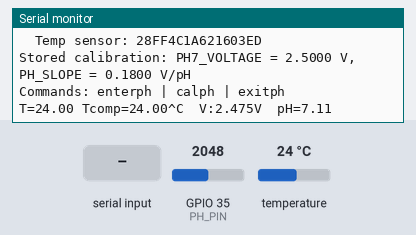
Bench run of a sketch on a simulated ESP32. On the bench: the last lines printed to the serial monitor. The test bench sets the inputs (shaded band); at power-on: temperature 24 °C, GPIO 35 (PH_PIN) = 2048 (analog values on the 0–4095 scale). EEPROM starts erased.

Above: at 1.7 s.
1.8 s: "ENTERPH\n" received over Serial
At 2.5 s:
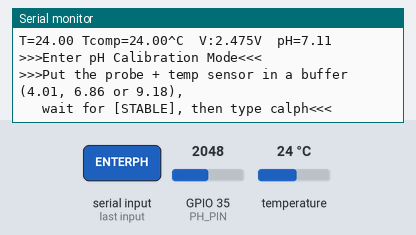
3.3 s: "CALPH\n" received over Serial
At 3.53 s:
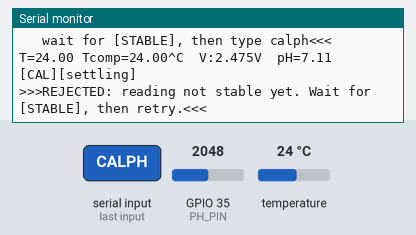
6.9 s: "EXITPH\n" received over Serial
At 7.5 s:
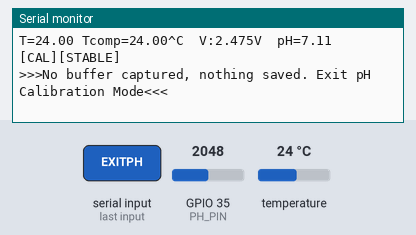
8.4 s: temperature set to 12 °C
At 9.5 s:
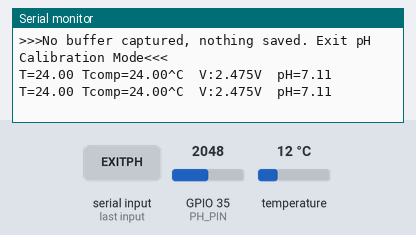
9.9 s: GPIO 35 (PH_PIN) set to 2866
At 11.2 s:
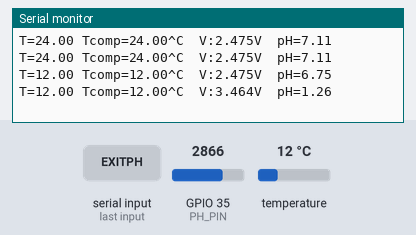
11.4 s: "CALPH\n" received over Serial
At 11.58 s:
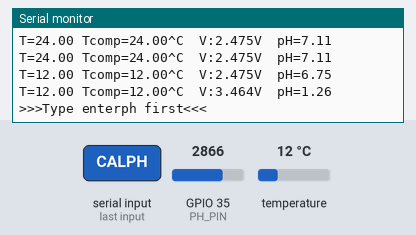
Timing chart, 0 to 13.9 s (numbered marks = the images above; inputs shaded):
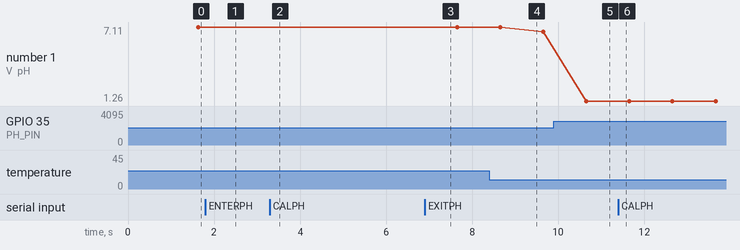

The sketch:

ph_cali_final_not_sure.ino
```cpp
/*
 * pH_ESP32_DS18B20_cmd.ino
 *
 * ESP32 port of the pH sensing code, with one DS18B20 for temperature
 * and serial-command calibration.
 *
 * pH conversion:
 *   pH = 7.0 + (PH7_VOLTAGE - V) / PH_SLOPE
 *   compensated pH = pH + (T - 25) * 0.03
 * PH7_VOLTAGE and PH_SLOPE are set by calibration and saved in flash.
 *
 * Serial Monitor: 115200 baud, line ending "Newline"
 * Serial Commands:
 *   enterph       -> enter calibration mode
 *   calph         -> capture the buffer the probe is in (4.01, 6.86 or 9.18,
 *                    recognized automatically). Repeat for each buffer.
 *   exitph        -> calculate, save to flash and exit calibration mode
 *
 *   1 buffer  -> corrects the offset only
 *   2 buffers -> corrects offset and slope
 *   3 buffers -> best-fit line through all three (recommended)
 *
 * Temperature code: S.A.L.I.M.A.N.G.O. DS18B20 handling
 *   - non-blocking (asynchronous) conversions
 *   - invalid readings rejected (-127 disconnected, 85.0 power-on value, out of range)
 *   - falls back to 25 °C (flagged [TEMP_FAULT]) if the sensor faults
 *
 * Required libraries (Arduino Library Manager):
 *   - OneWire
 *   - DallasTemperature
 */

#include <Arduino.h>
#include <OneWire.h>
#include <DallasTemperature.h>
#include <Preferences.h>
#include <math.h>

// ---------------- Pins ----------------
#define PH_PIN        35   // ADC1_CH7, input-only. Use ADC1 pins only: ADC2 doesn't work while Wi-Fi is on
constexpr uint8_t PIN_ONEWIRE = 19;   // 1-Wire bus, external 4.7 kOhm pull-up to 3.3 V

// ---------------- pH constants ----------------
#define DEFAULT_PH7_V 2.5      // module output (V) at pH 7 before calibration
#define DEFAULT_SLOPE 0.18     // V per pH unit before calibration
#define PH_TEMP_COEF  0.03     // pH units per °C (original code's compensation)
#define DIVIDER_RATIO 1.5      // 10k (top) + 20k (bottom) divider: Vmodule = Vpin * 1.5
                               // 10k/10k = 2.0 ; no divider = 1.0
#define PH_SAMPLES    10       // 10 x 10 ms = 100 ms window (cancels 60 Hz mains hum)
#define READ_INTERVAL 1000UL   // ms
#define SLOPE_MIN     0.12     // reject calibrations with a slope outside this range
#define SLOPE_MAX     0.24
#define STAB_COUNT    5        // readings used for the stability check (5 s)
#define STAB_TOL_V    0.010    // max spread (V) to count as STABLE

// ---------------- Temperature constants ----------------
constexpr uint32_t T_CONV_MS    = 750;   // DS18B20 12-bit conversion time

// ---------------- Buffer tables (pH vs temperature) ----------------
const float BUF_T[6]       = {15, 20, 25, 30, 35, 40};
const float BUF_NOMINAL[3] = {4.01, 6.86, 9.18};
const float BUF_TABLE[3][6] = {
  {4.00, 4.00, 4.01, 4.01, 4.02, 4.03},   // 4.01 phthalate
  {6.90, 6.88, 6.86, 6.85, 6.84, 6.84},   // 6.86 phosphate
  {9.28, 9.23, 9.18, 9.14, 9.10, 9.07}    // 9.18 borax
};

// ============================ Objects ==================================
OneWire           oneWire(PIN_ONEWIRE);
DallasTemperature ds(&oneWire);
Preferences       prefs;

// ======================== Temperature state ============================
DeviceAddress tAddr;
bool     tPresent = false;
bool     tValid   = false;
float    tC       = NAN;
uint32_t tReqAt   = 0;

float temperature = 25.0;   // compensation temperature actually used

// ============================ pH state =================================
float ph7V  = DEFAULT_PH7_V;
float slope = DEFAULT_SLOPE;
float voltage = 0;

float   vHist[STAB_COUNT];
uint8_t vN = 0, vIdx = 0;

bool  calMode = false;
bool  cap[3];
float capV[3], capRaw[3], capBuf[3], capT[3];

String cmdBuffer = "";

// ======================== Temperature helpers ==========================

// Uses the DS18B20 beside the pH probe; falls back to 25 °C if it faults.
bool compensationTemp(float &t) {
  if (tValid) { t = tC; return true; }
  t = 25.0f;                                   // no compensation; flagged
  return false;
}

void printAddress(const DeviceAddress a) {
  for (uint8_t i = 0; i < 8; i++) {
    if (a[i] < 16) Serial.print('0');
    Serial.print(a[i], HEX);
  }
}

void fmtTemp(char *out, size_t n) {
  if (tValid) snprintf(out, n, "%.2f", tC);
  else        snprintf(out, n, "FAULT");
}

// Non-blocking: reads the finished conversion, then starts the next one
void pollTemps(uint32_t now) {
  if (now - tReqAt < T_CONV_MS) return;        // conversion still running
  if (!tPresent) {
    tValid = false;
  } else {
    float v = ds.getTempC(tAddr);
    // -127 = disconnected; 85.0 = power-on reset value (never a real pond reading)
    tValid = (v != DEVICE_DISCONNECTED_C) && (v != 85.0f) && (v > -10.0f) && (v < 60.0f);
    tC = v;
  }
  ds.requestTemperatures();                    // async: returns immediately
  tReqAt = now;
}

void setupTemps() {
  ds.begin();
  uint8_t n = ds.getDeviceCount();
  Serial.printf("\nDS18B20 devices found on GPIO %u: %u\n", PIN_ONEWIRE, n);
  tPresent = ds.getAddress(tAddr, 0);
  Serial.print("  Temp sensor: ");
  if (tPresent) { printAddress(tAddr); ds.setResolution(tAddr, 12); Serial.println(); }
  else Serial.println(F("NOT FOUND — check wiring and 4.7 kOhm pull-up"));
  ds.setWaitForConversion(false);
  ds.requestTemperatures();
  tReqAt = millis();
}

// ============================ pH functions =============================

float ph(float voltage) {
  return 7.0 + ((ph7V - voltage) / slope);
}

float compensate(float rawPH, float t) {
  return rawPH + (t - 25.0) * PH_TEMP_COEF;
}

// Average of PH_SAMPLES readings, returned as the module's output voltage (V)
float readPHVoltage() {
  uint32_t sum = 0;
  for (int i = 0; i < PH_SAMPLES; i++) {
    sum += analogReadMilliVolts(PH_PIN);       // eFuse-calibrated millivolts
    delay(10);
  }
  return (sum / (float)PH_SAMPLES) / 1000.0 * DIVIDER_RATIO;
}

// Buffer pH at temperature t (linear interpolation of the table)
float bufferAtTemp(int b, float t) {
  if (t <= BUF_T[0]) return BUF_TABLE[b][0];
  if (t >= BUF_T[5]) return BUF_TABLE[b][5];
  for (int i = 0; i < 5; i++) {
    if (t <= BUF_T[i + 1]) {
      float f = (t - BUF_T[i]) / (BUF_T[i + 1] - BUF_T[i]);
      return BUF_TABLE[b][i] + f * (BUF_TABLE[b][i + 1] - BUF_TABLE[b][i]);
    }
  }
  return BUF_NOMINAL[b];
}

void pushVoltage(float v) {
  vHist[vIdx] = v;
  vIdx = (vIdx + 1) % STAB_COUNT;
  if (vN < STAB_COUNT) vN++;
}

bool isStable() {
  if (vN < STAB_COUNT) return false;
  float mn = vHist[0], mx = vHist[0];
  for (uint8_t i = 1; i < STAB_COUNT; i++) { mn = min(mn, vHist[i]); mx = max(mx, vHist[i]); }
  return (mx - mn) <= STAB_TOL_V;
}

// ======================== Calibration commands =========================

void cmdEnter() {
  calMode = true;
  for (int i = 0; i < 3; i++) cap[i] = false;
  Serial.println();
  Serial.println(F(">>>Enter pH Calibration Mode<<<"));
  Serial.println(F(">>>Put the probe + temp sensor in a buffer (4.01, 6.86 or 9.18),"));
  Serial.println(F("   wait for [STABLE], then type calph<<<"));
  Serial.println();
}

void cmdCal() {
  if (!calMode) { Serial.println(F(">>>Type enterph first<<<")); return; }
  if (!tValid) {
    Serial.println(F(">>>REJECTED: no valid temperature reading. Check the DS18B20.<<<"));
    return;
  }
  if (!isStable()) {
    Serial.println(F(">>>REJECTED: reading not stable yet. Wait for [STABLE], then retry.<<<"));
    return;
  }

  // Recognize the buffer: nearest one to the current reading, within ±1.0 pH
  int   b = -1;
  float est = compensate(ph(voltage), temperature);
  float best = 99;
  for (int i = 0; i < 3; i++) {
    float d = fabsf(est - BUF_NOMINAL[i]);
    if (d < best) { best = d; b = i; }
  }
  if (best > 1.0) {
    Serial.printf(">>>REJECTED: reading (pH %.2f, V %.3f) doesn't match 4.01, 6.86 or 9.18.\n"
                  "   Check the buffer and probe, then retry.<<<\n", est, voltage);
    return;
  }

  cap[b]    = true;
  capV[b]   = voltage;
  capT[b]   = temperature;
  capBuf[b] = bufferAtTemp(b, temperature);
  // Raw pH the formula must give so that the compensated pH equals the buffer value
  capRaw[b] = capBuf[b] - (temperature - 25.0) * PH_TEMP_COEF;

  int n = cap[0] + cap[1] + cap[2];
  Serial.printf("\n>>>Captured %.2f buffer (= pH %.2f at %.2f C), V = %.3f V  [%d buffer(s) so far]\n",
                BUF_NOMINAL[b], capBuf[b], temperature, voltage, n);
  Serial.println(F("   Rinse, move to the next buffer and type calph, or type exitph to save<<<\n"));
}

void cmdExit() {
  if (!calMode) return;
  calMode = false;

  int n = cap[0] + cap[1] + cap[2];
  if (n == 0) {
    Serial.println(F("\n>>>No buffer captured, nothing saved. Exit pH Calibration Mode<<<\n"));
    return;
  }

  float newPh7V, newSlope;
  if (n == 1) {
    // Offset only: keep the existing slope
    int b = cap[0] ? 0 : (cap[1] ? 1 : 2);
    newSlope = slope;
    newPh7V  = capV[b] + slope * (capRaw[b] - 7.0);
  } else {
    // Least-squares line V = a + k * rawPH through the captured points
    float sx = 0, sy = 0, sxx = 0, sxy = 0;
    for (int i = 0; i < 3; i++) {
      if (!cap[i]) continue;
      sx += capRaw[i]; sy += capV[i];
      sxx += capRaw[i] * capRaw[i]; sxy += capRaw[i] * capV[i];
    }
    float k = (n * sxy - sx * sy) / (n * sxx - sx * sx);
    float a = (sy - k * sx) / n;
    newSlope = -k;
    newPh7V  = a + k * 7.0;
  }

  if (newSlope < SLOPE_MIN || newSlope > SLOPE_MAX) {
    Serial.printf("\n>>>Calibration FAILED: slope %.4f V/pH outside %.2f–%.2f.\n"
                  "   Check buffers, rinse between them, or the probe may be worn. Nothing saved.<<<\n\n",
                  newSlope, SLOPE_MIN, SLOPE_MAX);
    return;
  }

  ph7V = newPh7V;
  slope = newSlope;
  prefs.putFloat("ph7V", ph7V);
  prefs.putFloat("slope", slope);

  Serial.printf("\n>>>Calibration Successful (%d point%s), saved:\n"
                "   PH7_VOLTAGE = %.4f V, PH_SLOPE = %.4f V/pH\n"
                "   Exit pH Calibration Mode<<<\n\n",
                n, n > 1 ? "s" : "", ph7V, slope);
}

void handleCommand(String cmd) {
  cmd.trim();
  cmd.toUpperCase();
  if (cmd.length() == 0) return;

  if      (cmd == "ENTERPH") cmdEnter();
  else if (cmd == "CALPH")   cmdCal();
  else if (cmd == "EXITPH")  cmdExit();
  else Serial.println(F("Commands: enterph | calph | exitph"));
}

void readSerialCommands() {
  while (Serial.available()) {
    char c = Serial.read();
    if (c == '\n' || c == '\r') {
      if (cmdBuffer.length() > 0) { handleCommand(cmdBuffer); cmdBuffer = ""; }
    } else if (cmdBuffer.length() < 20) {
      cmdBuffer += c;
    }
  }
}

// =========================== setup / loop ==============================

void setup() {
  Serial.begin(115200);
  delay(500);

  // ADC: 12-bit, 11 dB attenuation (~0.15 to ~3.1 V usable range)
  analogReadResolution(12);
  analogSetPinAttenuation(PH_PIN, ADC_11db);

  // Load calibration from flash (defaults if never calibrated)
  prefs.begin("ph_cmd", false);
  ph7V  = prefs.getFloat("ph7V",  DEFAULT_PH7_V);
  slope = prefs.getFloat("slope", DEFAULT_SLOPE);

  setupTemps();
  Serial.printf("Stored calibration: PH7_VOLTAGE = %.4f V, PH_SLOPE = %.4f V/pH\n", ph7V, slope);
  Serial.println(F("Commands: enterph | calph | exitph\n"));
}

void loop() {
  static unsigned long timepoint = millis();
  uint32_t now = millis();

  pollTemps(now);
  readSerialCommands();

  if (now - timepoint > READ_INTERVAL) {
    timepoint = now;

    bool  tOK     = compensationTemp(temperature);
    voltage       = readPHVoltage();
    pushVoltage(voltage);
    float rawPH   = ph(voltage);
    float compPH  = compensate(rawPH, temperature);

    char s1[10];
    fmtTemp(s1, sizeof(s1));

    Serial.printf("T=%s Tcomp=%.2f^C  V:%.3fV  pH=%.2f", s1, temperature, voltage, compPH);
    if (!tOK) Serial.print(" [TEMP_FAULT]");
    if (calMode) Serial.print(isStable() ? " [CAL][STABLE]" : " [CAL][settling]");
    Serial.println();
  }
}
```

Measured:
- after the input at 1.8 s, the serial monitor: prints a new line at once (image 1)
- after the input at 3.3 s, the serial monitor: prints a new line at once (image 2)
- after the input at 6.9 s, the serial monitor: prints a new line at once (image 3)
- after the input at 9.9 s, the serial monitor: prints a new line after 0.75 s (image 5)
- after the input at 11.4 s, the serial monitor: prints a new line at once (image 6)
- plotted number 1: 7.11 → 6.75 after the input at 8.4 s, 6.75 → 1.26 after the input at 9.9 s
